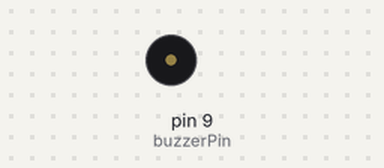
This sketch was run on a simulated Arduino Uno, built with avr-gcc and run on an emulated ATmega328P. Parts: buzzer (waves = sounding). At 93.5 s the program stops and its outputs stay as they are.

Above: at 0.18 s.
At 25.6 s:
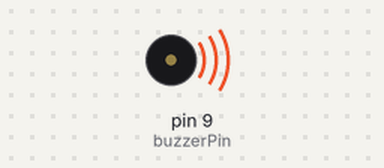
Timing chart, 0 to 40.0 s (numbered marks = the images above):
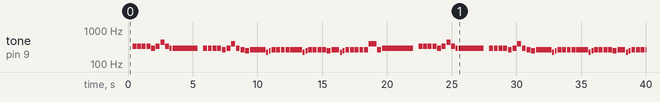

The sketch:

OneSummersDay.ino
```cpp
/*

Example sketch 09

BUZZER

  Use the buzzer to play a song!

  The buzzer in your Inventor's Kit is an electromechanical
  component you can use to make noise. Inside the buzzer is a
  coil of wire and a small magnet. When current flows through
  the coil, it becomes magnetized and pulls towards the magnet,
  creating a tiny "click". When you do this thousands of times
  per second, you create tones.

  The Arduino has a built-in command called tone() which clicks
  the buzzer at a certain frequency. This sketch knows the
  frequencies of the common notes, allowing you to create songs.
  We're never going to let you down!

Hardware connections:

  The buzzer has two pins. One is positive and one is negative.
  The postitive pin is marked by a "+" symbol on both the top
  and bottom of the buzzer.

  Connect the positive pin to Arduino digital pin 9.
  (Note that this must be a PWM pin.)
  Connect the negative pin to GND.

  Tip: if the buzzer doesn't fit into the breadboard easily,
  try rotating it slightly to fit into diagonal holes.

This sketch was written by SparkFun Electronics,
with lots of help from the Arduino community.
(This sketch was originally developed by D. Cuartielles for K3)
This code is completely free for any use.
Visit http://www.arduino.cc to learn about the Arduino.

Version 2.0 6/2012 MDG
*/

/*
This sketch uses the buzzer to play songs.
The Arduino's tone() command will play notes of a given frequency.
We'll provide a function that takes in note characters (a-g),
and returns the corresponding frequency from this table:

  note   frequency
  c     262 Hz
  d     294 Hz
  e     330 Hz
  f     349 Hz
  g     392 Hz
  a     440 Hz
  b     494 Hz
  C     523 Hz

For more information, see http://arduino.cc/en/Tutorial/Tone
*/

const int buzzerPin = 9;

// We'll set up an array with the notes we want to play
// change these values to make different songs!

// Length must equal the total number of notes and spaces

const int songLength = 198;

// Notes is an array of text characters corresponding to the notes
// in your song. A space represents a rest (no tone)

char notes[] = " eeeedeAedd ddddcdgdcbcabcccccabccccbcabcccccgcd eeeedeAedd ddddcdgdcbcabcccccabccccbcabcccccgf3defggggfeddecefgggggfeddecdeac ABeCCDCBegAAgfgGGFF#FzFG^GABCCDCBegAAgfgggff3fg6766g6g67C 67C CBCD gCBC"; // a space represents a rest

// Beats is an array values for each note and rest.
// A "1" represents a quarter-note, 2 a half-note, etc.
// Don't forget that the rests (spaces) need a length as well.

double beats[] = {0.5,0.5,.5,.5,.5,.5,.5,.5,.5,.25,3.25,0.5,0.5,.5,.5,.5,.5,.5,.5,.5,.5,.5,2,.25,.25,.5,.5,.5,.5,1.5,.25,.25,.5,.5,.5,.5,.5,1,.25,.25,.5,.5,.5,.5,.5,1,.5,4,.5,.5,.5,.5,.5,.5,.5,.5,.5,.25,3.25,.5,.5,.5,.5,.5,.5,.5,.5,.5,.5,.5,2,.25,.25,.5,.5,.5,.5,1.5,.25,.25,.5,.5,.5,.5,.5,1,.25,.25,.5,.5,.5,.5,.5,1,.25,.25,2,1,1,.5,1,.5,.5,.5,.5,.5,.5,.25,2.75,.25,.25,.5,.5,.5,.5,.5,.5,.5,.5,.5,2.5,.5,.5,1.5,.5,4,.5,.5,.5,.5,.5,.5,.5,.5,1,.5,.5,.5,.5,.5,.5,1.5,.5,.5,.5,.5,.5,1,.5,.5,1.5,.5,1,.5,.5,.5,.5,.5,.5,1,.5,.5,.5,.5,.5,.5,1.5,.5,.5,.5,.5,.5,1,.5,.5,.5,.5,.5,.5,1,.333,.333,.333,2,1,.5,.5,2,.5,.5,.5,.5,2,.5,.5,.5,.5,4};

// The tempo is how fast to play the song.
// To make the song play faster, decrease this value.

int tempo = 600;


void setup()
{
  pinMode(buzzerPin, OUTPUT);
}


void loop()
{
  int i, duration;

  for (i = 0; i < songLength; i++) // step through the song arrays
  {
    duration = beats[i] * tempo;  // length of note/rest in ms

    if (notes[i] == ' ')          // is this a rest?
    {
      delay(duration);            // then pause for a moment
    }
    else                          // otherwise, play the note
    {
      tone(buzzerPin, frequency(notes[i]), duration);
      delay(duration);            // wait for tone to finish
    }
    delay(tempo/10);              // brief pause between notes
  }

  // We only want to play the song once, so we'll pause forever:
  while(true){}
  // If you'd like your song to play over and over,
  // remove the above statement
}


int frequency(char note)
{
  // This function takes a note character (a-g), and returns the
  // corresponding frequency in Hz for the tone() function.

  int i;
  const int numNotes = 19;  // number of notes we're storing

  // The following arrays hold the note characters and their
  // corresponding frequencies. The last "C" note is uppercase
  // to separate it from the first lowercase "c". If you want to
  // add more notes, you'll need to use unique characters.

  // For the "char" (character) type, we put single characters
  // in single quotes.

  char names[] =      {'c', 'd', 'e', 'f', 'g', 'A', 'b', 'C', 'a', '3', '#', 'B', 'D', 'G', 'F', '^', 'z', '6', '7'};
  int frequencies[] = {262, 294, 330, 349, 392, 440, 247, 523, 220, 311, 156, 494, 588, 196, 175, 208, 131, 416, 466};

  // Now we'll search through the letters in the array, and if
  // we find it, we'll return the frequency for that note.

  for (i = 0; i < numNotes; i++)  // Step through the notes
  {
    if (names[i] == note)         // Is this the one?
    {
      return(frequencies[i]);     // Yes! Return the frequency
    }
  }
  return(0);  // We looked through everything and didn't find it,
              // but we still need to return a value, so return 0.
}
```

Measured:
- by itself, tone on pin 9 (buzzerPin): plays 330 Hz for 0.30 s, 330 Hz for 0.30 s, 330 Hz for 0.30 s, 330 Hz for 0.30 s, 294 Hz for 0.30 s, 330 Hz for 0.30 s … (88 notes in this stretch)
